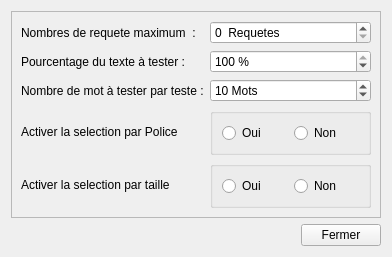
<?xml version="1.0" encoding="UTF-8"?>
<ui version="4.0">
 <class>Settings</class>
 <widget class="QWidget" name="Settings">
  <property name="geometry">
   <rect>
    <x>0</x>
    <y>0</y>
    <width>392</width>
    <height>225</height>
   </rect>
  </property>
  <property name="windowTitle">
   <string>Form</string>
  </property>
  <layout class="QGridLayout" name="gridLayout">
   <item row="1" column="0">
    <spacer name="horizontalSpacer">
     <property name="orientation">
      <enum>Qt::Horizontal</enum>
     </property>
     <property name="sizeHint" stdset="0">
      <size>
       <width>290</width>
       <height>20</height>
      </size>
     </property>
    </spacer>
   </item>
   <item row="1" column="1">
    <widget class="QPushButton" name="pushButton">
     <property name="text">
      <string>Fermer</string>
     </property>
    </widget>
   </item>
   <item row="0" column="0" colspan="2">
    <widget class="QFrame" name="frame">
     <property name="frameShape">
      <enum>QFrame::StyledPanel</enum>
     </property>
     <property name="frameShadow">
      <enum>QFrame::Raised</enum>
     </property>
     <layout class="QGridLayout" name="gridLayout_2">
      <item row="0" column="0">
       <widget class="QLabel" name="label">
        <property name="text">
         <string>Nombres de requete maximum  : </string>
        </property>
       </widget>
      </item>
      <item row="1" column="0">
       <widget class="QLabel" name="label_2">
        <property name="text">
         <string>Pourcentage du texte à tester :</string>
        </property>
       </widget>
      </item>
      <item row="2" column="0">
       <widget class="QLabel" name="label_3">
        <property name="text">
         <string>Nombre de mot à tester par teste :</string>
        </property>
       </widget>
      </item>
      <item row="3" column="0">
       <widget class="QLabel" name="label_4">
        <property name="text">
         <string>Activer la selection par Police</string>
        </property>
       </widget>
      </item>
      <item row="2" column="2">
       <widget class="QSpinBox" name="spinBox_3">
        <property name="suffix">
         <string> Mots</string>
        </property>
        <property name="minimum">
         <number>5</number>
        </property>
        <property name="value">
         <number>10</number>
        </property>
       </widget>
      </item>
      <item row="1" column="2">
       <widget class="QSpinBox" name="spinBox_2">
        <property name="specialValueText">
         <string/>
        </property>
        <property name="suffix">
         <string> %</string>
        </property>
        <property name="minimum">
         <number>10</number>
        </property>
        <property name="maximum">
         <number>100</number>
        </property>
        <property name="singleStep">
         <number>10</number>
        </property>
        <property name="value">
         <number>100</number>
        </property>
       </widget>
      </item>
      <item row="0" column="2">
       <widget class="QSpinBox" name="spinBox">
        <property name="suffix">
         <string>  Requetes</string>
        </property>
        <property name="prefix">
         <string/>
        </property>
       </widget>
      </item>
      <item row="4" column="0">
       <widget class="QLabel" name="label_5">
        <property name="text">
         <string>Activer la selection par taille</string>
        </property>
       </widget>
      </item>
      <item row="4" column="2">
       <widget class="QGroupBox" name="groupBox">
        <property name="title">
         <string/>
        </property>
        <property name="flat">
         <bool>false</bool>
        </property>
        <property name="checkable">
         <bool>false</bool>
        </property>
        <layout class="QHBoxLayout" name="horizontalLayout">
         <item>
          <widget class="QRadioButton" name="radioButton_4">
           <property name="text">
            <string>Oui</string>
           </property>
          </widget>
         </item>
         <item>
          <widget class="QRadioButton" name="radioButton_3">
           <property name="text">
            <string>Non</string>
           </property>
          </widget>
         </item>
        </layout>
       </widget>
      </item>
      <item row="3" column="2">
       <widget class="QGroupBox" name="groupBox_2">
        <property name="title">
         <string/>
        </property>
        <layout class="QHBoxLayout" name="horizontalLayout_2">
         <item>
          <widget class="QRadioButton" name="radioButton">
           <property name="text">
            <string>Oui</string>
           </property>
          </widget>
         </item>
         <item>
          <widget class="QRadioButton" name="radioButton_2">
           <property name="text">
            <string>Non</string>
           </property>
          </widget>
         </item>
        </layout>
       </widget>
      </item>
     </layout>
    </widget>
   </item>
  </layout>
 </widget>
 <resources/>
 <connections/>
</ui>
